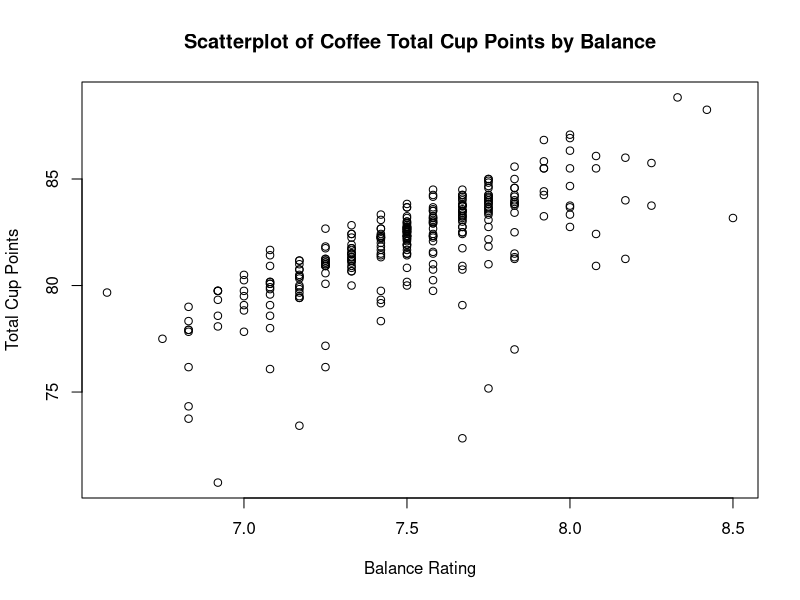

Reproduce this figure in R.
## ---- chunk 1
knitr::opts_chunk$set(echo = TRUE)
## ---- chunk 2
# Run this code chunk to read in the data
coffee <- read.csv("coffee_sample.csv", stringsAsFactors = TRUE)
## ---- chunk 3
# Run this chunk to subset the data set
coffee_subset <- subset(coffee, select = c("body", "acidity", "balance", "total_cup_points"))
## ---- chunk 4
# Use this chunk to write and run code to find the correlations
cor(coffee_subset)
## ---- chunk 5
plot(total_cup_points ~ balance,
     data = coffee_subset,
     main = "Scatterplot of Coffee Total Cup Points by Balance",
     xlab = "Balance Rating",
     ylab = "Total Cup Points")

## ---- chunk 6
coffee_mod <- lm(total_cup_points ~ balance, data = coffee_subset)
summary(coffee_mod)
